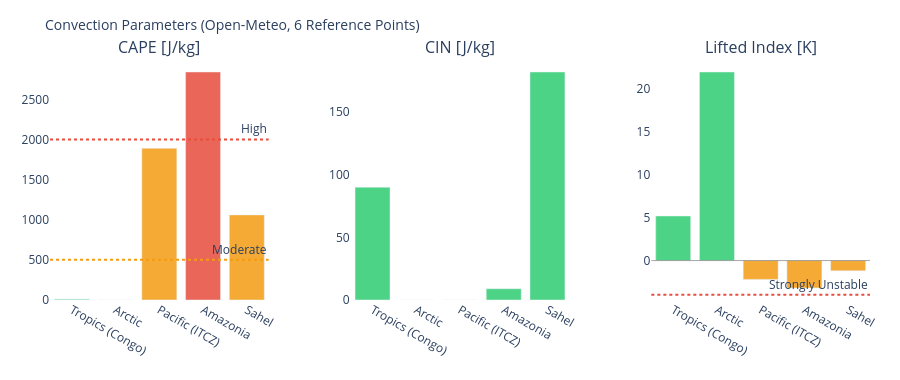

Notebook code cell kept with this figure:
### Markdown cell above
---
## 3. Visualizations

### Code cell
# ============================================================
# CAPE / CIN / LIFTED INDEX – Convection potential
# ============================================================

if not df_atm.empty:
    fig = make_subplots(
        rows=1, cols=3,
        subplot_titles=['CAPE [J/kg]', 'CIN [J/kg]', 'Lifted Index [K]'],
        horizontal_spacing=0.1
    )
    pts = df_atm['point'].tolist()
    pt_colors = ['#E85D24','#185FA5','#888780','#378ADD','#639922','#F2A623']

    # CAPE – höher = mehr Gewitterpotential
    cape_vals = df_atm['cape'].fillna(0).tolist()
    cape_colors = ['#e74c3c' if v > 2000 else '#f39c12' if v > 500 else '#2ecc71'
                   for v in cape_vals]
    fig.add_trace(go.Bar(x=pts, y=cape_vals, marker_color=cape_colors,
                         opacity=0.85, showlegend=False), row=1, col=1)
    fig.add_hline(y=2000, line_dash='dot', line_color='#e74c3c',
                  annotation_text='High', row=1, col=1)
    fig.add_hline(y=500,  line_dash='dot', line_color='#f39c12',
                  annotation_text='Moderate', row=1, col=1)

    # CIN – negativer = stärker gedeckelt (weniger Auslöse)
    cin_vals = df_atm['cin'].fillna(0).tolist()
    cin_colors = ['#e74c3c' if v < -200 else '#f39c12' if v < -50 else '#2ecc71'
                  for v in cin_vals]
    fig.add_trace(go.Bar(x=pts, y=cin_vals, marker_color=cin_colors,
                         opacity=0.85, showlegend=False), row=1, col=2)

    # Lifted Index – negativ = instabil
    li_vals = df_atm['li'].fillna(0).tolist()
    li_colors = ['#e74c3c' if v < -4 else '#f39c12' if v < 0 else '#2ecc71'
                 for v in li_vals]
    fig.add_trace(go.Bar(x=pts, y=li_vals, marker_color=li_colors,
                         opacity=0.85, showlegend=False), row=1, col=3)
    fig.add_hline(y=0, line_color='gray', line_width=0.7, row=1, col=3)
    fig.add_hline(y=-4, line_dash='dot', line_color='#e74c3c',
                  annotation_text='Strongly Unstable', row=1, col=3)

    fig.update_layout(
        title=dict(text='Convection Parameters (Open-Meteo, 6 Reference Points)', font=dict(size=14)),
        height=380, plot_bgcolor='rgba(0,0,0,0)', paper_bgcolor='rgba(0,0,0,0)',
        margin=dict(l=50, r=30, t=60, b=80)
    )
    fig.update_xaxes(tickangle=30)
    fig.show()

### Figure 1 — Plotly figure (JSON) as saved in the notebook; plotly's stock layout.template omitted (floating-point values rounded to 4 significant figures)
{"data": [{"marker": {"color": ["#2ecc71", "#2ecc71", "#f39c12", "#e74c3c", "#f39c12"]}, "opacity": 0.85, "showlegend": false, "type": "bar", "x": ["Tropics (Congo)", "Arctic", "Pacific (ITCZ)", "Amazonia", "Sahel"], "xaxis": "x", "y": [10.0, 0.0, 1890.0, 2840.0, 1060.0], "yaxis": "y"}, {"marker": {"color": ["#2ecc71", "#2ecc71", "#2ecc71", "#2ecc71", "#2ecc71"]}, "opacity": 0.85, "showlegend": false, "type": "bar", "x": ["Tropics (Congo)", "Arctic", "Pacific (ITCZ)", "Amazonia", "Sahel"], "xaxis": "x2", "y": [90.0, 0.0, 0.0, 9.0, 182.0], "yaxis": "y2"}, {"marker": {"color": ["#2ecc71", "#2ecc71", "#f39c12", "#f39c12", "#f39c12"]}, "opacity": 0.85, "showlegend": false, "type": "bar", "x": ["Tropics (Congo)", "Arctic", "Pacific (ITCZ)", "Amazonia", "Sahel"], "xaxis": "x3", "y": [5.2, 22.0, -2.2, -3.2, -1.2], "yaxis": "y3"}], "layout": {"annotations": [{"font": {"size": 16}, "showarrow": false, "text": "CAPE [J/kg]", "x": 0.1333, "xanchor": "center", "xref": "paper", "y": 1.0, "yanchor": "bottom", "yref": "paper"}, {"font": {"size": 16}, "showarrow": false, "text": "CIN [J/kg]", "x": 0.5, "xanchor": "center", "xref": "paper", "y": 1.0, "yanchor": "bottom", "yref": "paper"}, {"font": {"size": 16}, "showarrow": false, "text": "Lifted Index [K]", "x": 0.8667, "xanchor": "center", "xref": "paper", "y": 1.0, "yanchor": "bottom", "yref": "paper"}, {"showarrow": false, "text": "High", "x": 1, "xanchor": "right", "xref": "x domain", "y": 2000, "yanchor": "bottom", "yref": "y"}, {"showarrow": false, "text": "Moderate", "x": 1, "xanchor": "right", "xref": "x domain", "y": 500, "yanchor": "bottom", "yref": "y"}, {"showarrow": false, "text": "Strongly Unstable", "x": 1, "xanchor": "right", "xref": "x3 domain", "y": -4, "yanchor": "bottom", "yref": "y3"}], "height": 380, "margin": {"b": 80, "l": 50, "r": 30, "t": 60}, "paper_bgcolor": "rgba(0,0,0,0)", "plot_bgcolor": "rgba(0,0,0,0)", "shapes": [{"line": {"color": "#e74c3c", "dash": "dot"}, "type": "line", "x0": 0, "x1": 1, "xref": "x domain", "y0": 2000, "y1": 2000, "yref": "y"}, {"line": {"color": "#f39c12", "dash": "dot"}, "type": "line", "x0": 0, "x1": 1, "xref": "x domain", "y0": 500, "y1": 500, "yref": "y"}, {"line": {"color": "gray", "width": 0.7}, "type": "line", "x0": 0, "x1": 1, "xref": "x3 domain", "y0": 0, "y1": 0, "yref": "y3"}, {"line": {"color": "#e74c3c", "dash": "dot"}, "type": "line", "x0": 0, "x1": 1, "xref": "x3 domain", "y0": -4, "y1": -4, "yref": "y3"}], "title": {"font": {"size": 14}, "text": "Convection Parameters (Open-Meteo, 6 Reference Points)"}, "xaxis": {"anchor": "y", "domain": [0.0, 0.2667], "tickangle": 30}, "xaxis2": {"anchor": "y2", "domain": [0.3667, 0.6333], "tickangle": 30}, "xaxis3": {"anchor": "y3", "domain": [0.7333, 1.0], "tickangle": 30}, "yaxis": {"anchor": "x", "domain": [0.0, 1.0]}, "yaxis2": {"anchor": "x2", "domain": [0.0, 1.0]}, "yaxis3": {"anchor": "x3", "domain": [0.0, 1.0]}}}
